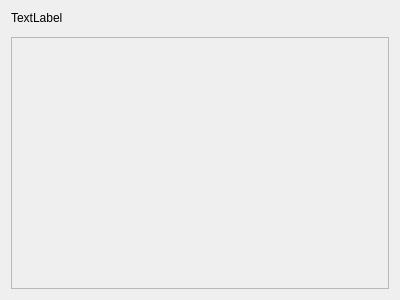
<?xml version="1.0" encoding="UTF-8"?>
<ui version="4.0">
 <class>SpectralColorPicker</class>
 <widget class="QWidget" name="SpectralColorPicker">
  <property name="geometry">
   <rect>
    <x>0</x>
    <y>0</y>
    <width>400</width>
    <height>300</height>
   </rect>
  </property>
  <property name="windowTitle">
   <string>Form</string>
  </property>
  <layout class="QVBoxLayout" name="verticalLayout">
   <item>
    <widget class="QLabel" name="colorPreview">
     <property name="text">
      <string>TextLabel</string>
     </property>
    </widget>
   </item>
   <item>
    <widget class="SpectralCurve" name="spectralCurve" native="true"/>
   </item>
   <item>
    <widget class="QScrollArea" name="scrollArea">
     <property name="widgetResizable">
      <bool>true</bool>
     </property>
     <widget class="QWidget" name="scrollAreaWidgetContents">
      <property name="geometry">
       <rect>
        <x>0</x>
        <y>0</y>
        <width>378</width>
        <height>243</height>
       </rect>
      </property>
      <layout class="QVBoxLayout" name="verticalLayout_2">
       <item>
        <widget class="SpectrumDisplay" name="widget_2" native="true"/>
       </item>
       <item>
        <layout class="QHBoxLayout" name="slidersLayout"/>
       </item>
      </layout>
     </widget>
    </widget>
   </item>
  </layout>
 </widget>
 <customwidgets>
  <customwidget>
   <class>SpectrumDisplay</class>
   <extends>QWidget</extends>
   <header>spectrumdisplay.hh</header>
   <container>1</container>
  </customwidget>
  <customwidget>
   <class>SpectralCurve</class>
   <extends>QWidget</extends>
   <header>spectralcurve.hh</header>
   <container>1</container>
  </customwidget>
 </customwidgets>
 <resources/>
 <connections/>
</ui>
